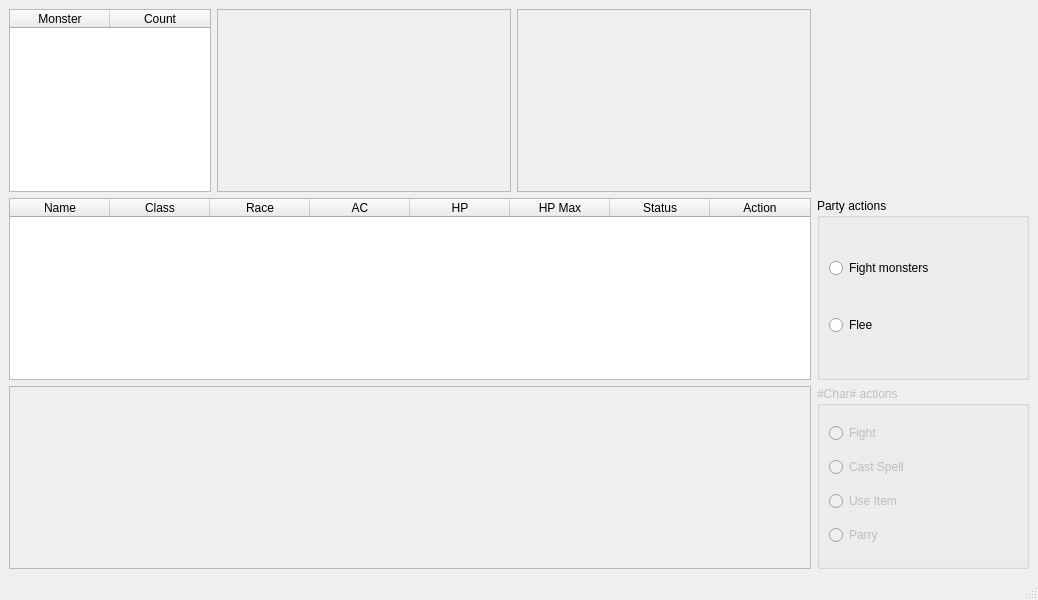
<?xml version="1.0" encoding="UTF-8"?>
<ui version="4.0">
 <class>combatWindow</class>
 <widget class="QMainWindow" name="combatWindow">
  <property name="geometry">
   <rect>
    <x>0</x>
    <y>0</y>
    <width>1038</width>
    <height>600</height>
   </rect>
  </property>
  <property name="windowTitle">
   <string>Combat</string>
  </property>
  <widget class="QWidget" name="centralwidget">
   <layout class="QGridLayout" name="gridLayout_3">
    <item row="1" column="3">
     <widget class="QGroupBox" name="party_action_groupBox">
      <property name="title">
       <string>Party actions</string>
      </property>
      <layout class="QGridLayout" name="gridLayout_2">
       <item row="0" column="0">
        <widget class="QRadioButton" name="radioButton_4">
         <property name="text">
          <string>Fight monsters</string>
         </property>
        </widget>
       </item>
       <item row="1" column="0">
        <widget class="QRadioButton" name="radioButton_5">
         <property name="text">
          <string>Flee</string>
         </property>
        </widget>
       </item>
      </layout>
     </widget>
    </item>
    <item row="2" column="3">
     <widget class="QGroupBox" name="char_actions_groupBox">
      <property name="enabled">
       <bool>false</bool>
      </property>
      <property name="title">
       <string>#Char# actions</string>
      </property>
      <layout class="QGridLayout" name="gridLayout">
       <item row="2" column="0">
        <widget class="QRadioButton" name="radioButton_6">
         <property name="text">
          <string>Use Item</string>
         </property>
        </widget>
       </item>
       <item row="3" column="0">
        <widget class="QRadioButton" name="radioButton_3">
         <property name="text">
          <string>Parry</string>
         </property>
        </widget>
       </item>
       <item row="1" column="0">
        <widget class="QRadioButton" name="radioButton_2">
         <property name="text">
          <string>Cast Spell</string>
         </property>
        </widget>
       </item>
       <item row="0" column="0">
        <widget class="QRadioButton" name="fight_radioButton">
         <property name="text">
          <string>Fight</string>
         </property>
        </widget>
       </item>
      </layout>
     </widget>
    </item>
    <item row="1" column="0" colspan="3">
     <widget class="QTableWidget" name="party_tableWidget">
      <property name="sizePolicy">
       <sizepolicy hsizetype="Minimum" vsizetype="MinimumExpanding">
        <horstretch>0</horstretch>
        <verstretch>0</verstretch>
       </sizepolicy>
      </property>
      <property name="verticalScrollBarPolicy">
       <enum>Qt::ScrollBarAlwaysOff</enum>
      </property>
      <property name="horizontalScrollBarPolicy">
       <enum>Qt::ScrollBarAlwaysOff</enum>
      </property>
      <property name="sizeAdjustPolicy">
       <enum>QAbstractScrollArea::AdjustToContents</enum>
      </property>
      <property name="columnCount">
       <number>8</number>
      </property>
      <column>
       <property name="text">
        <string>Name</string>
       </property>
      </column>
      <column>
       <property name="text">
        <string>Class</string>
       </property>
      </column>
      <column>
       <property name="text">
        <string>Race</string>
       </property>
      </column>
      <column>
       <property name="text">
        <string>AC</string>
       </property>
      </column>
      <column>
       <property name="text">
        <string>HP</string>
       </property>
      </column>
      <column>
       <property name="text">
        <string>HP Max</string>
       </property>
      </column>
      <column>
       <property name="text">
        <string>Status</string>
       </property>
      </column>
      <column>
       <property name="text">
        <string>Action</string>
       </property>
      </column>
     </widget>
    </item>
    <item row="2" column="0" colspan="3">
     <widget class="QScrollArea" name="event_scrollArea">
      <property name="widgetResizable">
       <bool>true</bool>
      </property>
      <widget class="QWidget" name="scrollAreaWidgetContents">
       <property name="geometry">
        <rect>
         <x>0</x>
         <y>0</y>
         <width>800</width>
         <height>172</height>
        </rect>
       </property>
      </widget>
     </widget>
    </item>
    <item row="0" column="0">
     <widget class="QTableWidget" name="monsters_tableWidget">
      <property name="sizePolicy">
       <sizepolicy hsizetype="Fixed" vsizetype="MinimumExpanding">
        <horstretch>0</horstretch>
        <verstretch>0</verstretch>
       </sizepolicy>
      </property>
      <property name="verticalScrollBarPolicy">
       <enum>Qt::ScrollBarAlwaysOff</enum>
      </property>
      <property name="horizontalScrollBarPolicy">
       <enum>Qt::ScrollBarAlwaysOff</enum>
      </property>
      <property name="sizeAdjustPolicy">
       <enum>QAbstractScrollArea::AdjustToContents</enum>
      </property>
      <property name="columnCount">
       <number>2</number>
      </property>
      <column>
       <property name="text">
        <string>Monster</string>
       </property>
      </column>
      <column>
       <property name="text">
        <string>Count</string>
       </property>
      </column>
     </widget>
    </item>
    <item row="0" column="1">
     <widget class="QFrame" name="monster_1_Frame">
      <property name="minimumSize">
       <size>
        <width>150</width>
        <height>150</height>
       </size>
      </property>
      <property name="frameShape">
       <enum>QFrame::StyledPanel</enum>
      </property>
      <property name="frameShadow">
       <enum>QFrame::Raised</enum>
      </property>
     </widget>
    </item>
    <item row="0" column="2">
     <widget class="QFrame" name="monster_2_Frame">
      <property name="minimumSize">
       <size>
        <width>150</width>
        <height>150</height>
       </size>
      </property>
      <property name="frameShape">
       <enum>QFrame::StyledPanel</enum>
      </property>
      <property name="frameShadow">
       <enum>QFrame::Raised</enum>
      </property>
     </widget>
    </item>
   </layout>
   <zorder>char_actions_groupBox</zorder>
   <zorder>event_scrollArea</zorder>
   <zorder>party_tableWidget</zorder>
   <zorder>party_action_groupBox</zorder>
   <zorder>monsters_tableWidget</zorder>
   <zorder>monster_1_Frame</zorder>
   <zorder>monster_2_Frame</zorder>
  </widget>
  <widget class="QStatusBar" name="statusbar"/>
  <action name="actionAuthor">
   <property name="text">
    <string>Author</string>
   </property>
  </action>
  <action name="actionFile">
   <property name="text">
    <string>File</string>
   </property>
  </action>
  <action name="actionLoad">
   <property name="text">
    <string>Load</string>
   </property>
  </action>
 </widget>
 <resources/>
 <connections/>
</ui>
